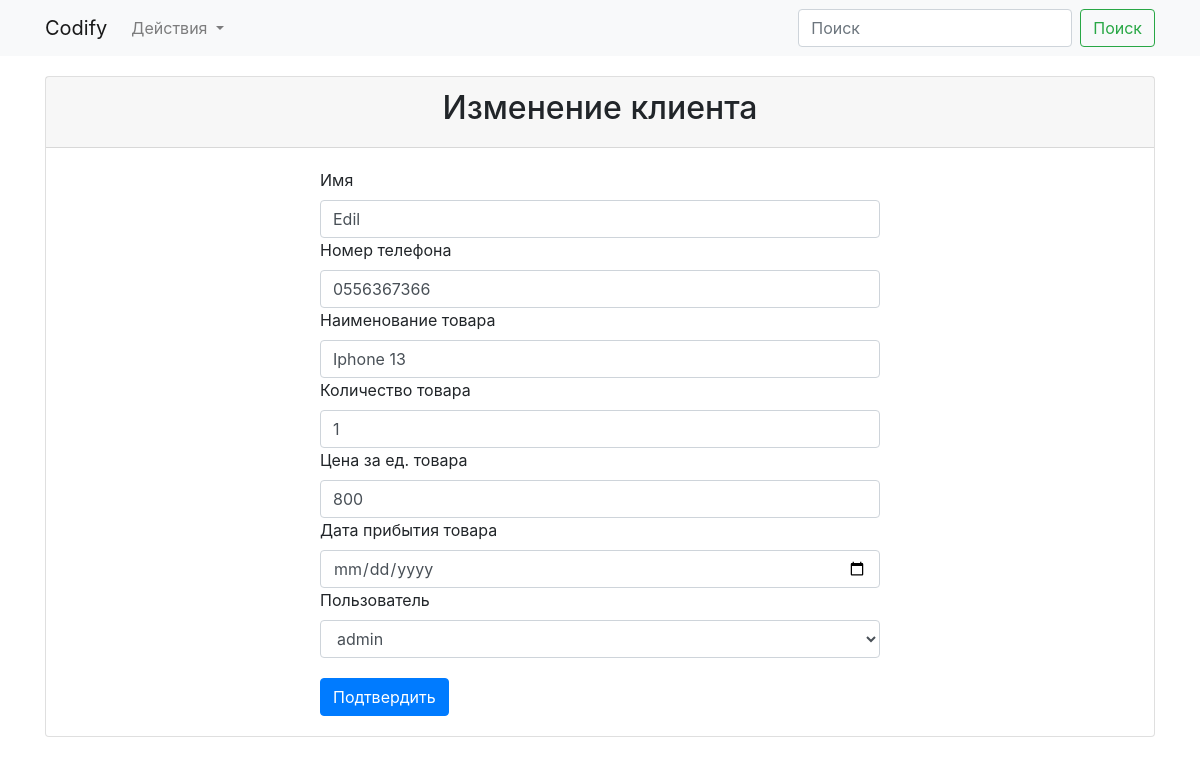
The app's page /customer/3/update (signed in) with its own data.
### app/models.py (models this page shows)
class Customers(db.Model):
    id = db.Column(db.Integer, primary_key=True)
    name = db.Column(db.String(64))
    phone_number = db.Column(db.String(32))
    item = db.Column(db.String(64))
    quantity = db.Column(db.Integer())
    price = db.Column(db.Integer())
    date_in = db.Column(db.Date())
    user = db.relationship('User', backref=db.backref('customers'))
    user_id = db.Column(db.Integer, db.ForeignKey('user.id'))

### app/views.py (the view, shortened to what this page needs)
@login_required
def customer_update(customer_id):
    customer = Customers.query.filter_by(id=customer_id).first()
    if customer:
        form = forms.CustomerForm(obj=customer)
        return render_template('customer_update.html', form=form, customer=customer)
    else:
        flash('Сотрудник не найден', category='danger')
        return redirect(url_for('index'))

### app/forms.py
class CustomerForm(FlaskForm):
    name = wf.StringField(label='Имя')
    phone_number = wf.StringField(label='Номер телефона')
    item = wf.StringField(label='Наименование товара')
    quantity = wf.IntegerField(label='Количество товара')
    price = wf.IntegerField(label='Цена за ед. товара')
    date_in = wf.DateField(label='Дата прибытия товара')
    user = wf.SelectField(label='Пользователь', choices=get_users(), coerce=int)
    submit = wf.SubmitField(label='Подтвердить')

### app/models.py (called while the page is built)
@login_manager.user_loader
def load_user(user_id):
    return User.query.get(int(user_id))

### app/templates/customer_update.html (shortened to what this page needs)
{% extends "base.html" %}
{% block content %}
<div class="container">
  <div class="card">
    <form method="POST" action="{{ url_for('customer_update', customer_id=customer.id) }}">
        <div class="card-header">
            <h2>Изменение клиента</h2>
        </div>
        <div class="content-inside">
            {{ form.name.label() }}
            {{ form.name(class="form-control", placeholder="ФИО") }}
            {{ form.phone_number.label() }}
            {{ form.phone_number(class="form-control", placeholder="Телефон") }}
            {{ form.item.label() }}
            {{ form.item(class="form-control", placeholder="Товар") }}
            {{ form.quantity.label() }}
            {{ form.quantity(class="form-control", placeholder="Количество") }}
            {{ form.price.label() }}
            {{ form.price(class="form-control", placeholder="Цена") }}
            {{ form.date_in.label() }}
            {{ form.date_in(class="form-control", placeholder="Цена") }}
            {{ form.user.label() }}
            {{ form.user(class="form-control", placeholder="Цена") }}
            {{ form.submit(class="btn btn-primary submit-button") }}
        </div>
    </form>
  </div>
</div>
{% endblock content %}

### app/static/css/style.css (style rules this page uses)
.content-inside { padding: 20px; max-width: 600px; margin: 0 auto; }
.submit-button { margin-top: 20px; }
.card-header h2 { text-align: center; }

### records on screen
Customers: name "Edil", phone_number "0556367366", item "Iphone 13", quantity "1", price "800", user "admin"
